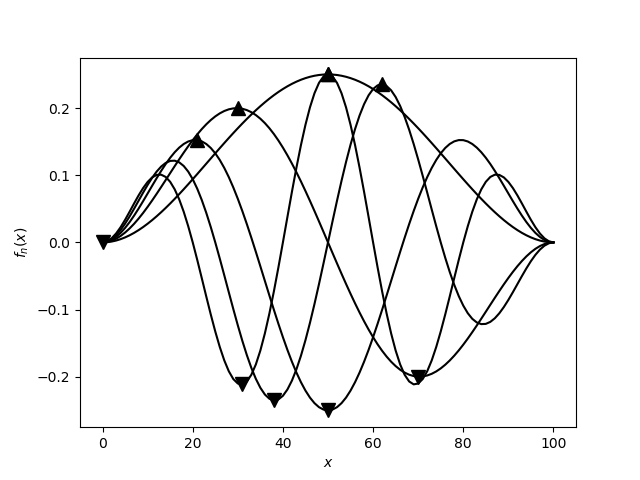

The Python source for this figure:
# eg6-array_maxmin.py

import numpy as np
import pylab

N = 100
L = 1

def f(i, n):
    x = i * L / N
    lam = 2*L/(n+1)
    return x * (L-x) * np.sin(2*np.pi*x/lam)

a = np.fromfunction(f, (N+1, 5))
min_i = a.argmin(axis=0)
max_i = a.argmax(axis=0)
pylab.plot(a, c='k')
pylab.plot(min_i, a[min_i, np.arange(5)], 'v', c='k', markersize=10)
pylab.plot(max_i, a[max_i, np.arange(5)], '^', c='k', markersize=10)
pylab.xlabel(r'$x$')
pylab.ylabel(r'$f_n(x)$')
pylab.savefig('oscillating_function')
